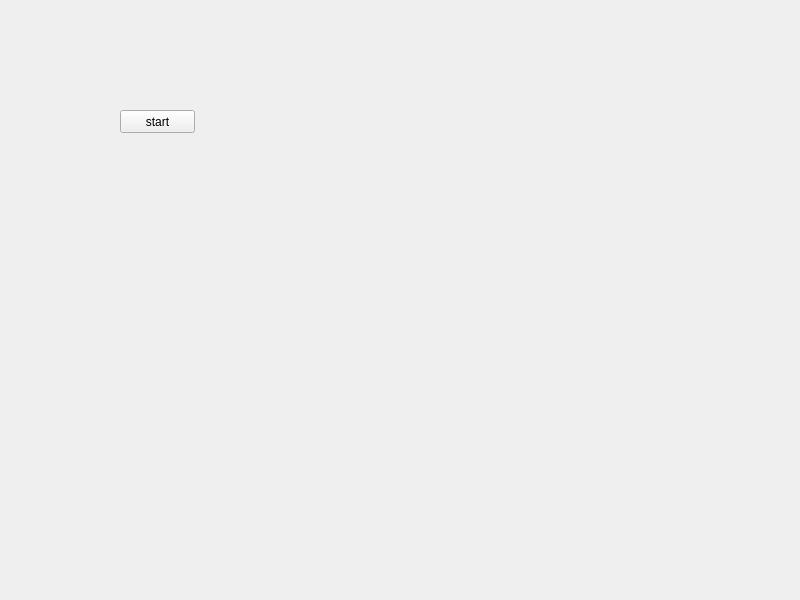
<?xml version="1.0" encoding="UTF-8"?>
<ui version="4.0">
 <class>Widget</class>
 <widget class="QWidget" name="Widget">
  <property name="geometry">
   <rect>
    <x>0</x>
    <y>0</y>
    <width>800</width>
    <height>600</height>
   </rect>
  </property>
  <property name="windowTitle">
   <string>Widget</string>
  </property>
  <widget class="QPushButton" name="startButton">
   <property name="geometry">
    <rect>
     <x>120</x>
     <y>110</y>
     <width>75</width>
     <height>23</height>
    </rect>
   </property>
   <property name="text">
    <string>start</string>
   </property>
  </widget>
 </widget>
 <resources/>
 <connections/>
</ui>
